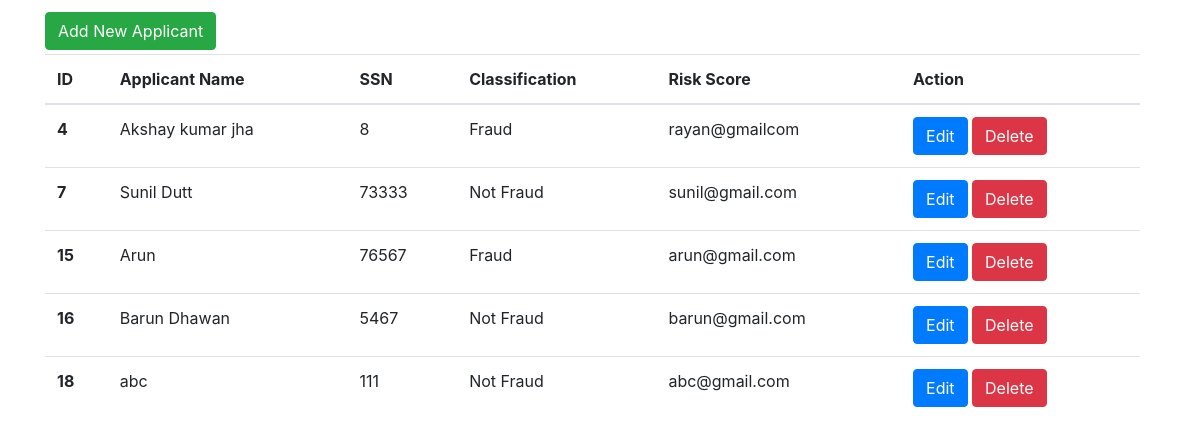
/admin/model.php, run on the app's committed database.
### tables this page shows
CREATE TABLE `applicant_details` (
  `id` int(6) NOT NULL,
  `app_start_time` datetime NOT NULL,
  `app_submission_time` datetime NOT NULL,
  `applicant_name` varchar(30) NOT NULL,
  `app_email` varchar(40) NOT NULL,
  `app_onphone` varchar(15) NOT NULL,
  `app_ssn` varchar(10) NOT NULL,
  `app_mailing` varchar(255) NOT NULL,
  `landlord_name` varchar(30) NOT NULL,
  `landlord_address` varchar(255) NOT NULL,
  `renter` int(20) NOT NULL,
  `unit_type` varchar(20) NOT NULL,
  `requested_amount` int(6) NOT NULL,
  `classification` varchar(20) DEFAULT NULL,
  `AI_prediction` decimal(4,3) DEFAULT NULL
);

### admin/model.php (the view, shortened to what this page needs)
<!DOCTYPE html>
<html lang="en">
<head>
<link rel="stylesheet" href="https://stackpath.bootstrapcdn.com/bootstrap/4.5.2/css/bootstrap.min.css" >
</head>
<body>
<div class="container mt-2">
<div class="row">
<div class="col-md-8 mt-1 mb-1"><button type="button" id="addNewUser" class="btn btn-success">Add New Applicant</button></div>
<div class="col-md-8">
<table class="table">
<thead>
<tr>
<th scope="col">ID</th>
<th scope="col">Applicant Name</th>
<th scope="col">SSN</th>
<th scope="col">Classification</th>
<th scope="col">Risk Score</th>
<th scope="col">Action</th>
</tr>
</thead>
<tbody>
<?php
include 'db.php';
$query="select * from applicant_details limit 150";
$result=mysqli_query($dbCon,$query);
?>
<?php if ($result->num_rows > 0): ?>
<?php while($array=mysqli_fetch_row($result)): ?>
<tr>
<th scope="row"><?php echo $array[0];?></th>
<td><?php echo $array[3];?></td>
<td><?php echo $array[6];?></td>
<td><?php echo $array[13];?></td>
<td><?php echo $array[4];?></td>
<td>
<a href="javascript:void(0)" class="btn btn-primary edit" data-id="<?php echo $array[0];?>">Edit</a>
<a href="javascript:void(0)" class="btn btn-danger" data-id="<?php echo $array[0];?>">Delete</a>
</tr>
<?php endwhile; ?>
<?php else: ?>
<tr>
<td colspan="3" rowspan="1" headers="">No Data Found</td>
</tr>
<?php endif; ?>
</tbody>
</table>
</div>
</div>
</div>
</body>
</html>

### admin/model.php (style rules this page uses)
.table { width: 150%; }

### data on the page
applicant_details: id "4", applicant_name "Akshay kumar jha", app_ssn "8", classification "Fraud", app_email "rayan@gmailcom"
applicant_details: id "7", applicant_name "Sunil Dutt", app_ssn "73333", classification "Not Fraud", app_email "sunil@gmail.com"
applicant_details: id "15", applicant_name "Arun", app_ssn "76567", classification "Fraud", app_email "arun@gmail.com"
applicant_details: id "16", applicant_name "Barun Dhawan", app_ssn "5467", classification "Not Fraud", app_email "barun@gmail.com"
applicant_details: id "18", applicant_name "abc", app_ssn "111", classification "Not Fraud", app_email "abc@gmail.com"
